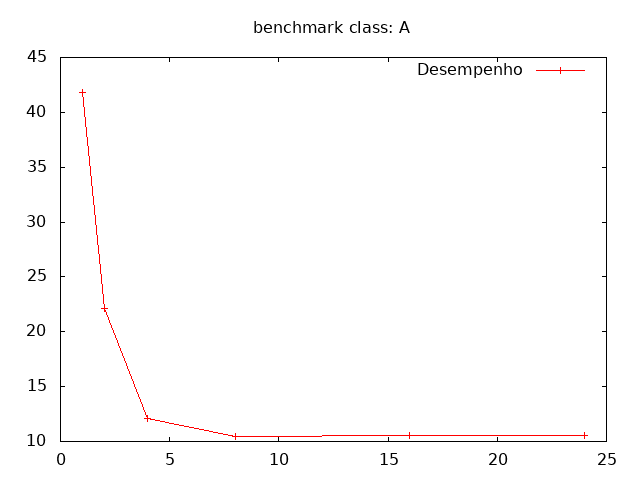

Generate this figure with gnuplot:
# título do gráfico
set title "benchmark class: A"

# formato do arquivo de saída 
set term "png"

# arquivo de saída
set output "grafico_A.png"

#  gráfico de linhas

plot "tabelaA.txt" using 1:3 w linespoint title "Desempenho"
